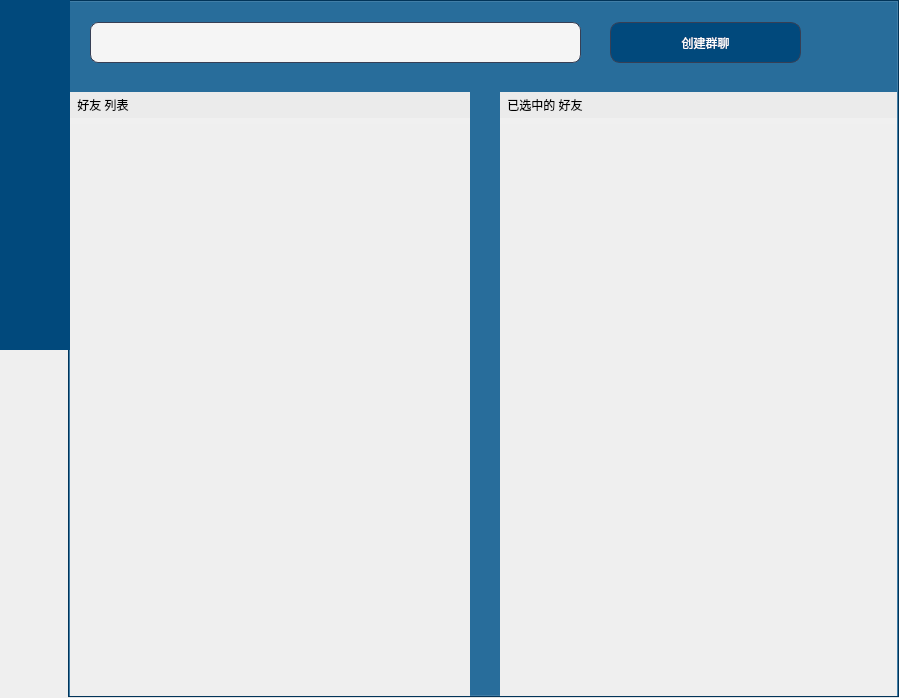
<?xml version="1.0" encoding="UTF-8"?>
<ui version="4.0">
 <class>MainWindow</class>
 <widget class="QMainWindow" name="MainWindow">
  <property name="geometry">
   <rect>
    <x>0</x>
    <y>0</y>
    <width>899</width>
    <height>698</height>
   </rect>
  </property>
  <property name="windowTitle">
   <string>BICQ-Nano</string>
  </property>
  <property name="windowIcon">
   <iconset resource="res.qrc">
    <normaloff>:/img/system/img/bicqGreen.png</normaloff>:/img/system/img/bicqGreen.png</iconset>
  </property>
  <property name="windowOpacity">
   <double>1.000000000000000</double>
  </property>
  <property name="styleSheet">
   <string notr="true"/>
  </property>
  <property name="iconSize">
   <size>
    <width>100</width>
    <height>100</height>
   </size>
  </property>
  <widget class="QWidget" name="centralwidget">
   <layout class="QGridLayout" name="gridLayout_4">
    <property name="leftMargin">
     <number>0</number>
    </property>
    <property name="topMargin">
     <number>0</number>
    </property>
    <property name="rightMargin">
     <number>0</number>
    </property>
    <property name="bottomMargin">
     <number>0</number>
    </property>
    <property name="spacing">
     <number>0</number>
    </property>
    <item row="0" column="0">
     <widget class="QTabWidget" name="tabWidget">
      <property name="cursor">
       <cursorShape>ArrowCursor</cursorShape>
      </property>
      <property name="autoFillBackground">
       <bool>false</bool>
      </property>
      <property name="styleSheet">
       <string notr="true">QTabWidget{
    background-color:rgb(1,73,124);
}
QTabBar::tab
{	
	background-color:rgb(1,73,124);
	width:70px;
	height:70px;
}

QTabBar::tab:hover
{
	background-color:rgb(20,33,61);
}
</string>
      </property>
      <property name="tabPosition">
       <enum>QTabWidget::West</enum>
      </property>
      <property name="tabShape">
       <enum>QTabWidget::Rounded</enum>
      </property>
      <property name="currentIndex">
       <number>3</number>
      </property>
      <property name="iconSize">
       <size>
        <width>30</width>
        <height>30</height>
       </size>
      </property>
      <property name="elideMode">
       <enum>Qt::ElideNone</enum>
      </property>
      <property name="usesScrollButtons">
       <bool>false</bool>
      </property>
      <property name="documentMode">
       <bool>false</bool>
      </property>
      <property name="tabsClosable">
       <bool>false</bool>
      </property>
      <property name="tabBarAutoHide">
       <bool>false</bool>
      </property>
      <widget class="QWidget" name="tabPersonalInf">
       <property name="cursor">
        <cursorShape>ArrowCursor</cursorShape>
       </property>
       <attribute name="icon">
        <iconset>
         <activeoff>:/img/system/img/personalOff.png</activeoff>
         <activeon>:/img/system/img/test.png</activeon>
        </iconset>
       </attribute>
       <attribute name="title">
        <string/>
       </attribute>
       <attribute name="toolTip">
        <string>个人信息</string>
       </attribute>
       <layout class="QGridLayout" name="gridLayout_3">
        <property name="leftMargin">
         <number>0</number>
        </property>
        <property name="topMargin">
         <number>0</number>
        </property>
        <property name="rightMargin">
         <number>0</number>
        </property>
        <property name="bottomMargin">
         <number>0</number>
        </property>
        <property name="spacing">
         <number>0</number>
        </property>
        <item row="2" column="1">
         <spacer name="verticalSpacer">
          <property name="orientation">
           <enum>Qt::Vertical</enum>
          </property>
          <property name="sizeHint" stdset="0">
           <size>
            <width>20</width>
            <height>40</height>
           </size>
          </property>
         </spacer>
        </item>
        <item row="1" column="0">
         <spacer name="horizontalSpacer_3">
          <property name="orientation">
           <enum>Qt::Horizontal</enum>
          </property>
          <property name="sizeHint" stdset="0">
           <size>
            <width>40</width>
            <height>20</height>
           </size>
          </property>
         </spacer>
        </item>
        <item row="1" column="2">
         <spacer name="horizontalSpacer_4">
          <property name="orientation">
           <enum>Qt::Horizontal</enum>
          </property>
          <property name="sizeHint" stdset="0">
           <size>
            <width>40</width>
            <height>20</height>
           </size>
          </property>
         </spacer>
        </item>
        <item row="0" column="1">
         <spacer name="verticalSpacer_3">
          <property name="orientation">
           <enum>Qt::Vertical</enum>
          </property>
          <property name="sizeHint" stdset="0">
           <size>
            <width>20</width>
            <height>40</height>
           </size>
          </property>
         </spacer>
        </item>
        <item row="1" column="1">
         <widget class="QWidget" name="widget" native="true">
          <property name="minimumSize">
           <size>
            <width>700</width>
            <height>600</height>
           </size>
          </property>
          <widget class="QLabel" name="userNameShow">
           <property name="geometry">
            <rect>
             <x>300</x>
             <y>240</y>
             <width>231</width>
             <height>40</height>
            </rect>
           </property>
           <property name="font">
            <font>
             <family>Microsoft YaHei</family>
             <pointsize>10</pointsize>
             <underline>false</underline>
            </font>
           </property>
           <property name="styleSheet">
            <string notr="true">QLabel{
	border:1px solid rgb(55,63,85);
	border-radius: 8px;
	padding-left: 15px; 
	background-color:rgb(245,245,245);
}</string>
           </property>
           <property name="frameShape">
            <enum>QFrame::NoFrame</enum>
           </property>
           <property name="text">
            <string>Little_Blue</string>
           </property>
          </widget>
          <widget class="QLabel" name="nickName">
           <property name="geometry">
            <rect>
             <x>300</x>
             <y>300</y>
             <width>311</width>
             <height>40</height>
            </rect>
           </property>
           <property name="font">
            <font>
             <family>Microsoft YaHei</family>
             <pointsize>15</pointsize>
             <weight>75</weight>
             <bold>true</bold>
            </font>
           </property>
           <property name="styleSheet">
            <string notr="true">color: rgb(55, 63, 85);</string>
           </property>
           <property name="frameShape">
            <enum>QFrame::NoFrame</enum>
           </property>
           <property name="text">
            <string>Nickname:</string>
           </property>
          </widget>
          <widget class="QLabel" name="userName">
           <property name="geometry">
            <rect>
             <x>300</x>
             <y>180</y>
             <width>241</width>
             <height>40</height>
            </rect>
           </property>
           <property name="font">
            <font>
             <family>Microsoft YaHei</family>
             <pointsize>15</pointsize>
             <weight>75</weight>
             <italic>false</italic>
             <bold>true</bold>
            </font>
           </property>
           <property name="styleSheet">
            <string notr="true">color: rgb(55, 63, 85);</string>
           </property>
           <property name="frameShape">
            <enum>QFrame::NoFrame</enum>
           </property>
           <property name="text">
            <string>Username:</string>
           </property>
           <property name="textFormat">
            <enum>Qt::AutoText</enum>
           </property>
           <property name="scaledContents">
            <bool>false</bool>
           </property>
           <property name="wordWrap">
            <bool>false</bool>
           </property>
          </widget>
          <widget class="QLabel" name="profilePhoto">
           <property name="geometry">
            <rect>
             <x>110</x>
             <y>240</y>
             <width>120</width>
             <height>120</height>
            </rect>
           </property>
           <property name="text">
            <string/>
           </property>
           <property name="pixmap">
            <pixmap resource="res.qrc">:/img/system/img/LittleBlue.svg</pixmap>
           </property>
           <property name="scaledContents">
            <bool>true</bool>
           </property>
           <property name="alignment">
            <set>Qt::AlignCenter</set>
           </property>
          </widget>
          <widget class="QLineEdit" name="nickNameShow">
           <property name="enabled">
            <bool>true</bool>
           </property>
           <property name="geometry">
            <rect>
             <x>300</x>
             <y>350</y>
             <width>231</width>
             <height>40</height>
            </rect>
           </property>
           <property name="font">
            <font>
             <family>Microsoft YaHei</family>
             <pointsize>10</pointsize>
            </font>
           </property>
           <property name="focusPolicy">
            <enum>Qt::ClickFocus</enum>
           </property>
           <property name="toolTip">
            <string>输入昵称</string>
           </property>
           <property name="statusTip">
            <string/>
           </property>
           <property name="whatsThis">
            <string/>
           </property>
           <property name="styleSheet">
            <string notr="true">QLineEdit
{
	border:1px solid rgb(55,63,85);
	border-radius: 8px;
	padding-left: 15px; 
	background-color:rgb(245,245,245);
}
QLineEdit::hover
{
	border:2px solid rgb(142,202,230);
	border-radius: 8px;
	padding-left: 15px; 
	background-color:rgb(245,245,245);
}
QLineEdit::focus
{
	border:2px solid rgb(18,150,219);
	border-radius: 8px;
	padding-left: 15px; 
	background-color:rgb(245,245,245);
}</string>
           </property>
           <property name="placeholderText">
            <string>昵称</string>
           </property>
           <property name="clearButtonEnabled">
            <bool>false</bool>
           </property>
          </widget>
         </widget>
        </item>
       </layout>
      </widget>
      <widget class="QWidget" name="tabChatting">
       <property name="cursor">
        <cursorShape>ArrowCursor</cursorShape>
       </property>
       <attribute name="icon">
        <iconset>
         <normaloff>:/system/system/img/message.png</normaloff>
         <activeoff>:/img/system/img/messageOff.png</activeoff>
         <activeon>:/img/system/img/messageOnFinal.png</activeon>:/system/system/img/message.png</iconset>
       </attribute>
       <attribute name="title">
        <string/>
       </attribute>
       <attribute name="toolTip">
        <string>聊天</string>
       </attribute>
       <layout class="QGridLayout" name="gridLayout_2">
        <property name="leftMargin">
         <number>0</number>
        </property>
        <property name="topMargin">
         <number>0</number>
        </property>
        <property name="rightMargin">
         <number>0</number>
        </property>
        <property name="bottomMargin">
         <number>0</number>
        </property>
        <property name="spacing">
         <number>0</number>
        </property>
        <item row="0" column="0">
         <widget class="QToolBox" name="addressList">
          <property name="minimumSize">
           <size>
            <width>253</width>
            <height>0</height>
           </size>
          </property>
          <property name="maximumSize">
           <size>
            <width>253</width>
            <height>16777215</height>
           </size>
          </property>
          <property name="font">
           <font>
            <family>Microsoft YaHei</family>
            <pointsize>10</pointsize>
           </font>
          </property>
          <property name="styleSheet">
           <string notr="true">QToolBox {
	background:rgb(240,240,240);
}

QToolBox::tab {
	background:rgb(235,235,235);
	color:rgb(0,0,0);
}
QToolBox::tab::hover{
	background:rgb(255,255,255);
	color:rgb(18,150,219);
}</string>
          </property>
          <property name="currentIndex">
           <number>1</number>
          </property>
          <property name="tabSpacing">
           <number>0</number>
          </property>
          <widget class="QWidget" name="session">
           <property name="geometry">
            <rect>
             <x>0</x>
             <y>0</y>
             <width>100</width>
             <height>30</height>
            </rect>
           </property>
           <property name="font">
            <font>
             <family>Microsoft YaHei</family>
             <pointsize>20</pointsize>
            </font>
           </property>
           <attribute name="label">
            <string> &gt; top session</string>
           </attribute>
          </widget>
          <widget class="QWidget" name="frd">
           <property name="geometry">
            <rect>
             <x>0</x>
             <y>0</y>
             <width>253</width>
             <height>599</height>
            </rect>
           </property>
           <attribute name="label">
            <string> &gt; friend</string>
           </attribute>
          </widget>
          <widget class="QWidget" name="group">
           <property name="geometry">
            <rect>
             <x>0</x>
             <y>0</y>
             <width>100</width>
             <height>30</height>
            </rect>
           </property>
           <attribute name="label">
            <string> &gt; group</string>
           </attribute>
          </widget>
         </widget>
        </item>
        <item row="0" column="1">
         <widget class="QWidget" name="widget_3" native="true">
          <property name="minimumSize">
           <size>
            <width>570</width>
            <height>0</height>
           </size>
          </property>
          <property name="styleSheet">
           <string notr="true"/>
          </property>
          <layout class="QGridLayout" name="gridLayout_5">
           <property name="leftMargin">
            <number>0</number>
           </property>
           <property name="topMargin">
            <number>0</number>
           </property>
           <property name="rightMargin">
            <number>0</number>
           </property>
           <property name="bottomMargin">
            <number>0</number>
           </property>
           <property name="spacing">
            <number>0</number>
           </property>
           <item row="0" column="0">
            <widget class="QWidget" name="widget_2" native="true">
             <property name="enabled">
              <bool>true</bool>
             </property>
             <property name="minimumSize">
              <size>
               <width>570</width>
               <height>0</height>
              </size>
             </property>
             <property name="styleSheet">
              <string notr="true"/>
             </property>
             <layout class="QGridLayout" name="gridLayout_7">
              <property name="leftMargin">
               <number>0</number>
              </property>
              <property name="topMargin">
               <number>0</number>
              </property>
              <property name="rightMargin">
               <number>0</number>
              </property>
              <property name="bottomMargin">
               <number>0</number>
              </property>
              <property name="spacing">
               <number>0</number>
              </property>
              <item row="2" column="0">
               <widget class="QFrame" name="tool">
                <property name="minimumSize">
                 <size>
                  <width>370</width>
                  <height>30</height>
                 </size>
                </property>
                <property name="maximumSize">
                 <size>
                  <width>16777215</width>
                  <height>30</height>
                 </size>
                </property>
                <property name="styleSheet">
                 <string notr="true">QFrame
{
	background-color: rgb(255, 255, 255); 
}</string>
                </property>
                <property name="frameShape">
                 <enum>QFrame::NoFrame</enum>
                </property>
                <property name="frameShadow">
                 <enum>QFrame::Plain</enum>
                </property>
                <widget class="QPushButton" name="git">
                 <property name="geometry">
                  <rect>
                   <x>40</x>
                   <y>0</y>
                   <width>40</width>
                   <height>30</height>
                  </rect>
                 </property>
                 <property name="cursor">
                  <cursorShape>PointingHandCursor</cursorShape>
                 </property>
                 <property name="styleSheet">
                  <string notr="true">background-color: rgb(255, 255, 255);</string>
                 </property>
                 <property name="text">
                  <string/>
                 </property>
                 <property name="icon">
                  <iconset resource="res.qrc">
                   <normaloff>:/img/system/img/git.png</normaloff>:/img/system/img/git.png</iconset>
                 </property>
                 <property name="iconSize">
                  <size>
                   <width>30</width>
                   <height>30</height>
                  </size>
                 </property>
                 <property name="default">
                  <bool>false</bool>
                 </property>
                 <property name="flat">
                  <bool>true</bool>
                 </property>
                </widget>
                <widget class="QPushButton" name="face">
                 <property name="geometry">
                  <rect>
                   <x>0</x>
                   <y>0</y>
                   <width>40</width>
                   <height>30</height>
                  </rect>
                 </property>
                 <property name="cursor">
                  <cursorShape>PointingHandCursor</cursorShape>
                 </property>
                 <property name="styleSheet">
                  <string notr="true">background-color: rgb(255, 255, 255);</string>
                 </property>
                 <property name="text">
                  <string/>
                 </property>
                 <property name="icon">
                  <iconset resource="res.qrc">
                   <normaloff>:/img/system/img/face.png</normaloff>:/img/system/img/face.png</iconset>
                 </property>
                 <property name="iconSize">
                  <size>
                   <width>25</width>
                   <height>25</height>
                  </size>
                 </property>
                 <property name="checkable">
                  <bool>false</bool>
                 </property>
                 <property name="checked">
                  <bool>false</bool>
                 </property>
                 <property name="autoDefault">
                  <bool>false</bool>
                 </property>
                 <property name="default">
                  <bool>false</bool>
                 </property>
                 <property name="flat">
                  <bool>true</bool>
                 </property>
                </widget>
               </widget>
              </item>
              <item row="4" column="0">
               <widget class="QWidget" name="widgetSend" native="true">
                <property name="minimumSize">
                 <size>
                  <width>0</width>
                  <height>40</height>
                 </size>
                </property>
                <property name="styleSheet">
                 <string notr="true">QWidget
{
	background-color: rgb(255, 255, 255); 
}</string>
                </property>
                <layout class="QHBoxLayout" name="horizontalLayout">
                 <property name="spacing">
                  <number>0</number>
                 </property>
                 <property name="leftMargin">
                  <number>0</number>
                 </property>
                 <property name="topMargin">
                  <number>0</number>
                 </property>
                 <property name="rightMargin">
                  <number>0</number>
                 </property>
                 <property name="bottomMargin">
                  <number>0</number>
                 </property>
                 <item>
                  <spacer name="horizontalSpacer_5">
                   <property name="orientation">
                    <enum>Qt::Horizontal</enum>
                   </property>
                   <property name="sizeHint" stdset="0">
                    <size>
                     <width>40</width>
                     <height>20</height>
                    </size>
                   </property>
                  </spacer>
                 </item>
                 <item>
                  <widget class="QPushButton" name="btnSend">
                   <property name="minimumSize">
                    <size>
                     <width>93</width>
                     <height>30</height>
                    </size>
                   </property>
                   <property name="maximumSize">
                    <size>
                     <width>93</width>
                     <height>30</height>
                    </size>
                   </property>
                   <property name="font">
                    <font>
                     <family>Microsoft YaHei</family>
                     <pointsize>10</pointsize>
                    </font>
                   </property>
                   <property name="cursor">
                    <cursorShape>PointingHandCursor</cursorShape>
                   </property>
                   <property name="styleSheet">
                    <string notr="true">color: rgb(96,96,96);</string>
                   </property>
                   <property name="text">
                    <string>send</string>
                   </property>
                   <property name="shortcut">
                    <string>Backspace</string>
                   </property>
                  </widget>
                 </item>
                 <item>
                  <spacer name="horizontalSpacer_6">
                   <property name="orientation">
                    <enum>Qt::Horizontal</enum>
                   </property>
                   <property name="sizeType">
                    <enum>QSizePolicy::Fixed</enum>
                   </property>
                   <property name="sizeHint" stdset="0">
                    <size>
                     <width>40</width>
                     <height>20</height>
                    </size>
                   </property>
                  </spacer>
                 </item>
                </layout>
               </widget>
              </item>
              <item row="1" column="0">
               <widget class="QListWidget" name="listWidget">
                <property name="sizePolicy">
                 <sizepolicy hsizetype="Expanding" vsizetype="Expanding">
                  <horstretch>0</horstretch>
                  <verstretch>0</verstretch>
                 </sizepolicy>
                </property>
                <property name="minimumSize">
                 <size>
                  <width>370</width>
                  <height>350</height>
                 </size>
                </property>
                <property name="maximumSize">
                 <size>
                  <width>16777215</width>
                  <height>1000</height>
                 </size>
                </property>
                <property name="styleSheet">
                 <string notr="true">QListWidget
{
background-color: rgb(245, 245, 245); 
color:rgb(51,51,51); 
border: 1px solid  rgb(245, 245, 245);
outline:0px;}
QListWidget::Item{background-color: rgb(245, 245, 245);}
QListWidget::Item:hover{background-color: rgb(245, 245, 245); }
QListWidget::item:selected{
	background-color: rgb(245, 245, 245);
	color:black; 
    border: 1px solid  rgb(245, 245, 245);
}
QListWidget::item:selected:!active{border: 1px solid  rgb(245, 245, 245); background-color: rgb(245, 245, 245); color:rgb(51,51,51); } </string>
                </property>
                <property name="frameShape">
                 <enum>QFrame::NoFrame</enum>
                </property>
                <property name="verticalScrollBarPolicy">
                 <enum>Qt::ScrollBarAsNeeded</enum>
                </property>
                <property name="horizontalScrollBarPolicy">
                 <enum>Qt::ScrollBarAlwaysOff</enum>
                </property>
               </widget>
              </item>
              <item row="3" column="0">
               <widget class="QTextEdit" name="textEdit">
                <property name="minimumSize">
                 <size>
                  <width>370</width>
                  <height>150</height>
                 </size>
                </property>
                <property name="maximumSize">
                 <size>
                  <width>16777215</width>
                  <height>150</height>
                 </size>
                </property>
                <property name="font">
                 <font>
                  <family>Microsoft YaHei</family>
                  <pointsize>14</pointsize>
                 </font>
                </property>
                <property name="focusPolicy">
                 <enum>Qt::ClickFocus</enum>
                </property>
                <property name="frameShape">
                 <enum>QFrame::NoFrame</enum>
                </property>
                <property name="frameShadow">
                 <enum>QFrame::Plain</enum>
                </property>
               </widget>
              </item>
              <item row="0" column="0">
               <widget class="QLabel" name="lblUsername">
                <property name="minimumSize">
                 <size>
                  <width>0</width>
                  <height>50</height>
                 </size>
                </property>
                <property name="font">
                 <font>
                  <family>Microsoft YaHei</family>
                  <pointsize>16</pointsize>
                 </font>
                </property>
                <property name="styleSheet">
                 <string notr="true">QLabel
{
	background:rgb(235,235,235);
}</string>
                </property>
                <property name="text">
                 <string/>
                </property>
               </widget>
              </item>
             </layout>
            </widget>
           </item>
          </layout>
         </widget>
        </item>
       </layout>
      </widget>
      <widget class="QWidget" name="tabSearch">
       <attribute name="icon">
        <iconset>
         <normaloff>:/system/system/img/searchOff.png</normaloff>
         <activeoff>:/img/system/img/searchOff.png</activeoff>
         <activeon>:/img/system/img/searchOnFinal.png</activeon>:/system/system/img/searchOff.png</iconset>
       </attribute>
       <attribute name="title">
        <string/>
       </attribute>
       <attribute name="toolTip">
        <string>添加好友/群聊</string>
       </attribute>
       <layout class="QGridLayout" name="gridLayout_6">
        <property name="leftMargin">
         <number>0</number>
        </property>
        <property name="topMargin">
         <number>0</number>
        </property>
        <property name="rightMargin">
         <number>0</number>
        </property>
        <property name="bottomMargin">
         <number>0</number>
        </property>
        <property name="spacing">
         <number>0</number>
        </property>
        <item row="0" column="1">
         <spacer name="verticalSpacer_2">
          <property name="orientation">
           <enum>Qt::Vertical</enum>
          </property>
          <property name="sizeHint" stdset="0">
           <size>
            <width>20</width>
            <height>40</height>
           </size>
          </property>
         </spacer>
        </item>
        <item row="1" column="0">
         <spacer name="horizontalSpacer">
          <property name="orientation">
           <enum>Qt::Horizontal</enum>
          </property>
          <property name="sizeHint" stdset="0">
           <size>
            <width>40</width>
            <height>20</height>
           </size>
          </property>
         </spacer>
        </item>
        <item row="1" column="1">
         <widget class="QWidget" name="widget_4" native="true">
          <property name="minimumSize">
           <size>
            <width>700</width>
            <height>500</height>
           </size>
          </property>
          <widget class="QToolBox" name="toolBox">
           <property name="geometry">
            <rect>
             <x>100</x>
             <y>127</y>
             <width>501</width>
             <height>331</height>
            </rect>
           </property>
           <property name="styleSheet">
            <string notr="true">
QToolBox 
{
	background:rgb(240,240,240);
}

QToolBox::tab 
{
	background:rgb(245,245,245);
	color:rgb(0,0,0);
	border:1px solid black;
	border-radius:9px;
}</string>
           </property>
           <property name="currentIndex">
            <number>0</number>
           </property>
           <widget class="QWidget" name="searchkuang">
            <property name="geometry">
             <rect>
              <x>0</x>
              <y>0</y>
              <width>501</width>
              <height>301</height>
             </rect>
            </property>
            <property name="styleSheet">
             <string notr="true">background-color: transparent;</string>
            </property>
            <attribute name="label">
             <string/>
            </attribute>
           </widget>
          </widget>
          <widget class="QLineEdit" name="search">
           <property name="geometry">
            <rect>
             <x>100</x>
             <y>110</y>
             <width>500</width>
             <height>40</height>
            </rect>
           </property>
           <property name="minimumSize">
            <size>
             <width>500</width>
             <height>40</height>
            </size>
           </property>
           <property name="font">
            <font>
             <family>Microsoft YaHei</family>
             <pointsize>10</pointsize>
            </font>
           </property>
           <property name="focusPolicy">
            <enum>Qt::ClickFocus</enum>
           </property>
           <property name="styleSheet">
            <string notr="true">QLineEdit
{	
	border:1px solid rgb(55,63,85);
	border-radius: 8px;
	padding-left: 10px; 
	background-color:rgb(217,217,217);
}
QLineEdit::hover
{
	border:2px solid rgb(142,202,230);
	border-radius: 8px;
	padding-left: 10px; 
	background-color:rgb(217,217,217);
}
QLineEdit::focus
{
	border:2px solid rgb(18,150,219);
	border-radius: 8px;
	padding-left: 10px; 
	background-color:rgb(217,217,217);
}</string>
           </property>
           <property name="text">
            <string/>
           </property>
           <property name="placeholderText">
            <string>用户名或昵称</string>
           </property>
          </widget>
         </widget>
        </item>
        <item row="1" column="2">
         <spacer name="horizontalSpacer_2">
          <property name="orientation">
           <enum>Qt::Horizontal</enum>
          </property>
          <property name="sizeHint" stdset="0">
           <size>
            <width>40</width>
            <height>20</height>
           </size>
          </property>
         </spacer>
        </item>
        <item row="2" column="1">
         <spacer name="verticalSpacer_4">
          <property name="orientation">
           <enum>Qt::Vertical</enum>
          </property>
          <property name="sizeHint" stdset="0">
           <size>
            <width>20</width>
            <height>40</height>
           </size>
          </property>
         </spacer>
        </item>
       </layout>
      </widget>
      <widget class="QWidget" name="tabAdd">
       <attribute name="icon">
        <iconset>
         <normaloff>:/system/system/img/addOff.png</normaloff>
         <activeoff>:/img/system/img/addOff.png</activeoff>
         <activeon>:/img/system/img/addOnFinal.png</activeon>:/system/system/img/addOff.png</iconset>
       </attribute>
       <attribute name="title">
        <string/>
       </attribute>
       <attribute name="toolTip">
        <string>创建群聊</string>
       </attribute>
       <widget class="QToolBox" name="newgroup11">
        <property name="geometry">
         <rect>
          <x>0</x>
          <y>90</y>
          <width>400</width>
          <height>611</height>
         </rect>
        </property>
        <property name="styleSheet">
         <string notr="true">QToolBox {
	background:rgb(240,240,240);
}

QToolBox::tab {
	background:rgb(235,235,235);
	color:rgb(0,0,0);
}
QToolBox::tab::hover{
	background:rgb(255,255,255);
	color:rgb(18,150,219);
}</string>
        </property>
        <property name="currentIndex">
         <number>0</number>
        </property>
        <widget class="QWidget" name="newgroup">
         <property name="geometry">
          <rect>
           <x>0</x>
           <y>0</y>
           <width>400</width>
           <height>581</height>
          </rect>
         </property>
         <attribute name="label">
          <string> 好友 列表</string>
         </attribute>
        </widget>
       </widget>
       <widget class="QToolBox" name="newgroupview1">
        <property name="geometry">
         <rect>
          <x>430</x>
          <y>90</y>
          <width>400</width>
          <height>611</height>
         </rect>
        </property>
        <property name="styleSheet">
         <string notr="true">QToolBox {
	background:rgb(240,240,240);
}

QToolBox::tab {
	background:rgb(235,235,235);
	color:rgb(0,0,0);
}
QToolBox::tab::hover{
	background:rgb(255,255,255);
	color:rgb(18,150,219);
}</string>
        </property>
        <property name="currentIndex">
         <number>0</number>
        </property>
        <widget class="QWidget" name="newgroupview">
         <property name="geometry">
          <rect>
           <x>0</x>
           <y>0</y>
           <width>400</width>
           <height>581</height>
          </rect>
         </property>
         <attribute name="label">
          <string> 已选中的 好友</string>
         </attribute>
        </widget>
       </widget>
       <widget class="QLineEdit" name="lineEdit">
        <property name="geometry">
         <rect>
          <x>20</x>
          <y>20</y>
          <width>491</width>
          <height>41</height>
         </rect>
        </property>
        <property name="styleSheet">
         <string notr="true">QLineEdit
{
	border:1px solid rgb(55,63,85);
	border-radius: 8px;
	padding-left: 15px; 
	background-color:rgb(245,245,245);
}
QLineEdit::hover
{
	border:2px solid rgb(142,202,230);
	border-radius: 8px;
	padding-left: 15px; 
	background-color:rgb(245,245,245);
}
QLineEdit::focus
{
	border:2px solid rgb(18,150,219);
	border-radius: 8px;
	padding-left: 15px; 
	background-color:rgb(245,245,245);
}</string>
        </property>
        <property name="text">
         <string/>
        </property>
       </widget>
       <widget class="QPushButton" name="sendgroup">
        <property name="geometry">
         <rect>
          <x>540</x>
          <y>20</y>
          <width>191</width>
          <height>41</height>
         </rect>
        </property>
        <property name="font">
         <font>
          <family>Microsoft YaHei</family>
         </font>
        </property>
        <property name="styleSheet">
         <string notr="true">QPushButton{
	
	color: rgb(255, 255, 255);
	border:1px solid rgb(55,63,85);
	border-radius: 10px;
	background-color:rgb(1,73,124);
}
QPushButton::hover{
	
	color: rgb(255, 255, 255);
	border:1px solid rgb(55,63,85);
	border-radius: 10px;
	background-color:rgb(18,150,219);
}</string>
        </property>
        <property name="text">
         <string>创建群聊</string>
        </property>
       </widget>
      </widget>
      <widget class="QWidget" name="tabGit">
       <attribute name="icon">
        <iconset>
         <activeoff>:/img/system/img/gitOff.png</activeoff>
         <activeon>:/img/system/img/gitOnFinal.png</activeon>
        </iconset>
       </attribute>
       <attribute name="title">
        <string/>
       </attribute>
       <attribute name="toolTip">
        <string>Git</string>
       </attribute>
       <layout class="QGridLayout" name="gridLayout">
        <property name="leftMargin">
         <number>0</number>
        </property>
        <property name="topMargin">
         <number>0</number>
        </property>
        <property name="rightMargin">
         <number>0</number>
        </property>
        <property name="bottomMargin">
         <number>0</number>
        </property>
        <property name="spacing">
         <number>0</number>
        </property>
        <item row="0" column="0">
         <widget class="Widget" name="widgetGit" native="true"/>
        </item>
       </layout>
      </widget>
     </widget>
    </item>
   </layout>
  </widget>
 </widget>
 <customwidgets>
  <customwidget>
   <class>Widget</class>
   <extends>QWidget</extends>
   <header location="global">widget.h</header>
   <container>1</container>
  </customwidget>
 </customwidgets>
 <resources>
  <include location="res.qrc"/>
 </resources>
 <connections/>
</ui>
